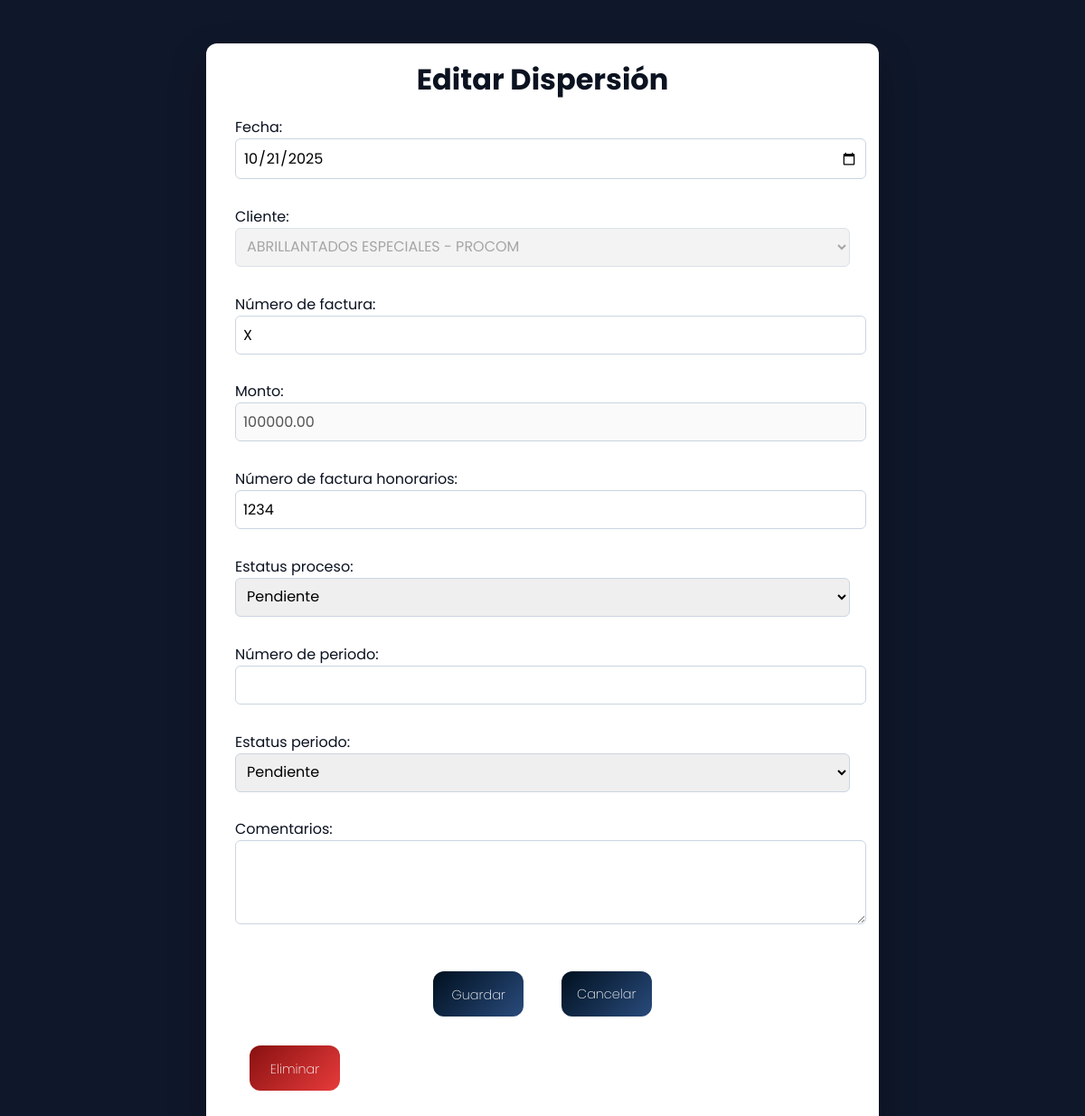
Page /dispersiones/editar/1599/?mes=10&anio=2025 (signed in) on the committed database.
### dispersiones/models.py (models this page shows, shortened)
class Dispersion(models.Model):
    fecha = models.DateTimeField(default=timezone.now)
    cliente = models.ForeignKey(Cliente, on_delete=models.CASCADE)
    factura = models.CharField(max_length=100)
    num_factura = models.CharField(max_length=100, blank=True, null=True)
    monto = models.DecimalField(max_digits=12, decimal_places=2)
    comision = models.DecimalField(max_digits=12, decimal_places=2, editable=False)
    num_factura_honorarios = models.CharField(max_length=100, blank=True, null=True)
    total_honorarios = models.DecimalField(max_digits=12, decimal_places=2, editable=False)
    estatus_proceso = models.CharField(max_length=50)
    comentarios = models.TextField(blank=True, null=True)
    num_periodo = models.CharField(max_length=50, blank=True, null=True)
    estatus_periodo = models.CharField(max_length=50)
    estatus_pago = models.CharField(max_length=50, default="Pendiente")
    comision_procom = models.DecimalField(max_digits=5, decimal_places=2, editable=False)
    class Meta:
        permissions = [
            ("actualizar_estatus_dispersion", "Puede actualizar estatus de pago en dispersiones"),
        ]

### dispersiones/views.py (the view)
# urls.py: path('editar/<int:pk>/', views.editar_dispersion, name='dispersiones_editar'),
@permission_required('dispersiones.change_dispersion', raise_exception=True)
def editar_dispersion(request, pk):
    dispersion = get_object_or_404(Dispersion, pk=pk)
    mes_str = request.GET.get('mes')
    anio_str = request.GET.get('anio')
    next_url = f'/dispersiones/listar/?mes={mes_str}&anio={anio_str}'
    mes = int(mes_str or datetime.now().month)
    anio = int(anio_str or datetime.now().year)
    if request.method == 'POST':
        form = DispersionForm(request.POST, instance=dispersion, mes=mes, anio=anio)
        if form.is_valid():
            form.save()
            return redirect(request.POST.get('next', next_url))
    else:
        form = DispersionForm(instance=dispersion)
    return render(request, 'dispersiones/editar.html', {
        'form': form,
        'titulo': 'Editar Dispersión',
        'dispersion': dispersion,
        'next_url': next_url
    })

### clientes/models.py (called while the page is built)
    def __str__(self):
        return f"{self.nombre} - {self.servicio}"

### dispersiones/templates/dispersiones/editar.html (shortened to what this page needs)
<!DOCTYPE html>
<html lang="es">
<head>
</head>
<body>
  <div class="card">
    <h1 class="headline">Editar Dispersión</h1>
    <form method="post">
      {{ form.as_p }}
      <div class="actions">
        <button type="submit" class="btn">Guardar</button>
        <a href="{{ next_url }}" class="btn">Cancelar</a>
      </div>
    </form>
    <form action="{% url 'dispersiones_eliminar' dispersion.id %}" method="post">
      <button type="submit" class="btn_eliminar" onclick="return confirm('¿Estás seguro de eliminar esta dispersión?')">Eliminar</button>
    </form>
  </div>
</body>
</html>

### dispersiones/templates/dispersiones/editar.html (style rules this page uses)
:root { --fuente-principal: 'Poppins', system-ui, -apple-system, Segoe UI, Roboto, sans-serif; }
*, *::before, *::after { font-family: var(--fuente-principal) !important; }
body { min-height: 100vh; display: grid; place-items: start center; background: #0f172a; margin: 0; padding-top: 2rem; }
.card { width: min(680px, 92vw); max-width: 1200px; margin: 1rem; min-height: 80vh; color: #0b1220; background: #ffffff; padding: 2rem; border-radius: 12px; box-shadow: 0 18px 40px rgba(0,0,0,.25); }
h1 { text-align: center; margin-bottom: 1rem; margin-top: -1rem; }
.btn, a.button { height: 50px; width: 100px; margin: 1rem; text-decoration: none; display: inline-block; color: #ffffff; background: linear-gradient(135deg, #00101f 0%, #294b7c 100%); border: none; border-radius: 12px; font-weight: 200; text-align: center; line-height: 50px; font-size: .9rem; box-sizing: border-box; cursor: pointer; transition: 0.3s; }
.btn_eliminar { height: 50px; width: 100px; margin: 1rem; text-decoration: none; display: inline-block; color: #ffffff; background: linear-gradient(135deg, #891111 0%, #e83b3b 100%); border: none; border-radius: 12px; font-weight: 200; text-align: center; line-height: 50px; font-size: .9rem; box-sizing: border-box; cursor: pointer; transition: 0.3s; }
.actions { margin-top:1rem; display:flex; gap:.6rem; justify-content: center; }
input, select, textarea { width: 100%; padding: .5rem; margin-bottom: .8rem; border: 1px solid #cbd5e1; border-radius: 6px; font-size: 1rem; }

### rows in the picture
Dispersion: fecha "10/21/2025", cliente "ABRILLANTADOS ESPECIALES - PROCOM", num_factura "X", monto "100000.00", num_factura_honorarios "1234", estatus_proceso "Pendiente", estatus_periodo "Pendiente"
